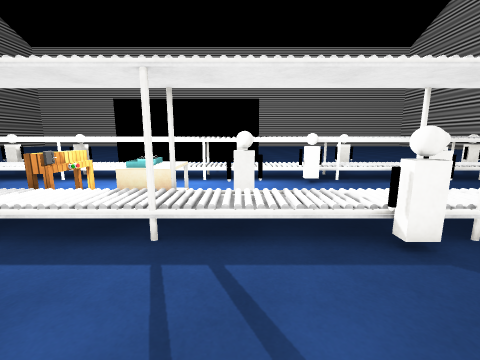
[1] (above)

24 first-person views from a walk through a scene from a Unity 3-D project. The camera is 1.4 m above the floor, tilts 10° down and sees 90° across. The floor is counted in squares, 1 m on a side. Each view is taken from the middle of a square. On the plan, view 1 faces up. The plan holds only what a view shows up to about 13 squares ahead; the rest is blank. The place goes on beyond the plan. The player is left out. Some animated figures are not drawn. Some surface patterns are stand-ins.

[2]
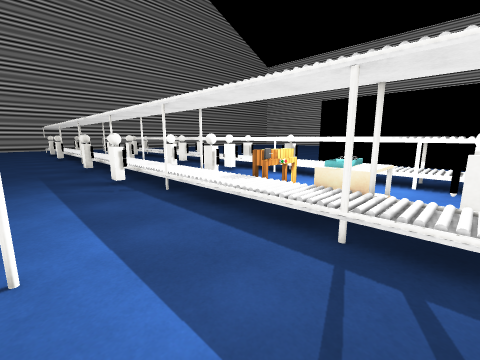

[3]
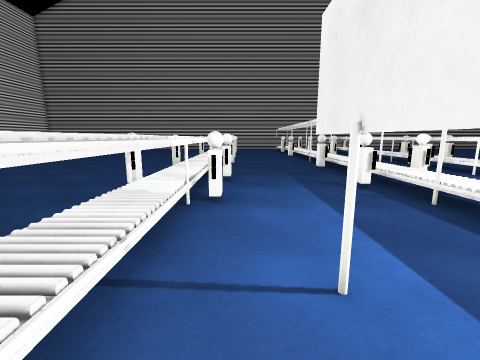

[4]
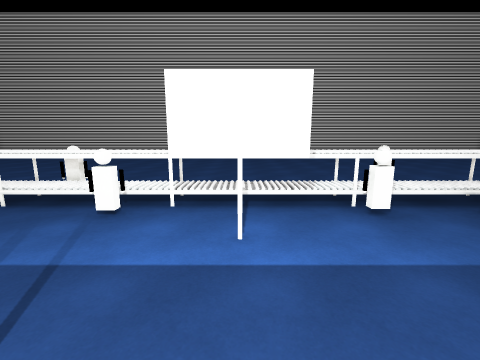

[5]
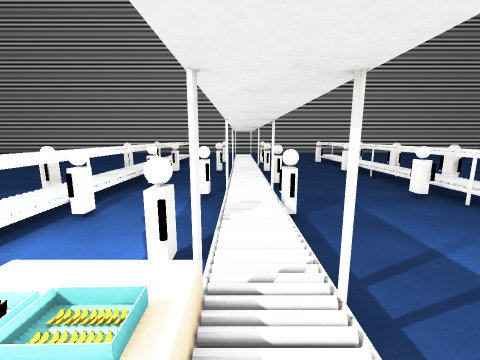

[6]
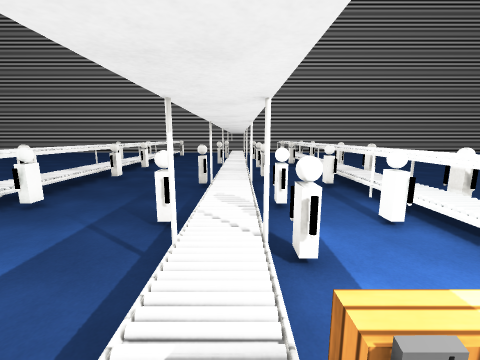

[7]
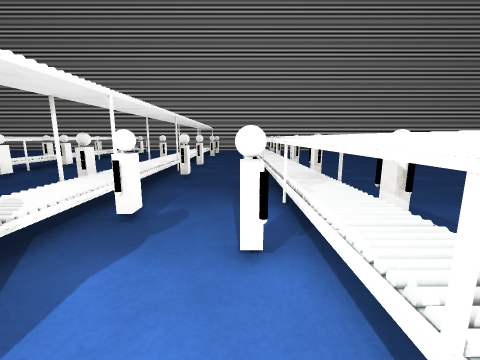

[8]
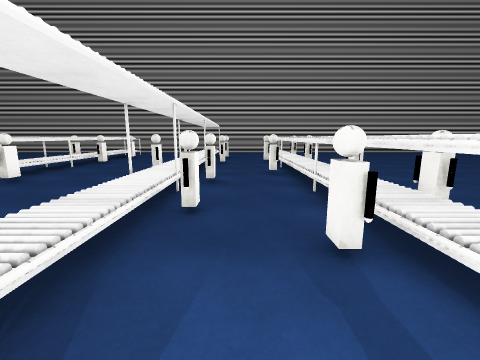

[9]
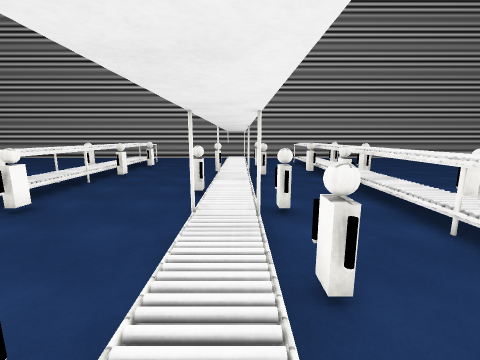

[10]
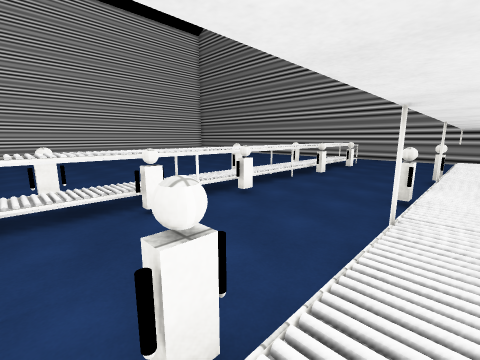

[11]
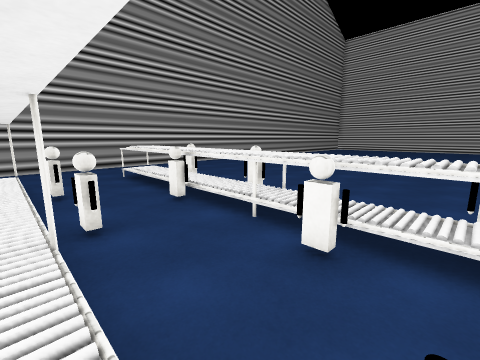

[12]
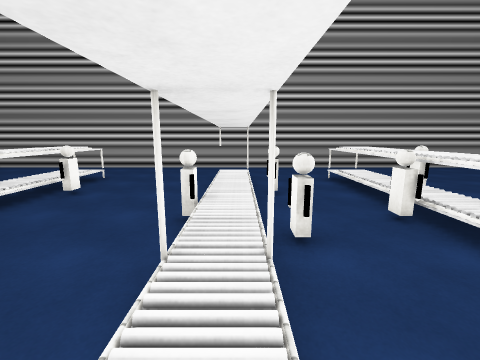

[13]
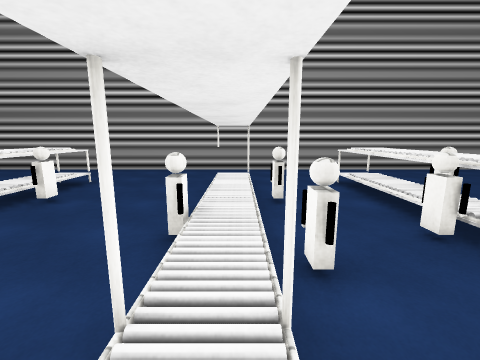

[14]
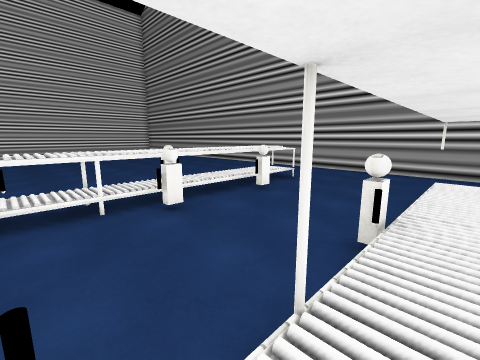

[15]
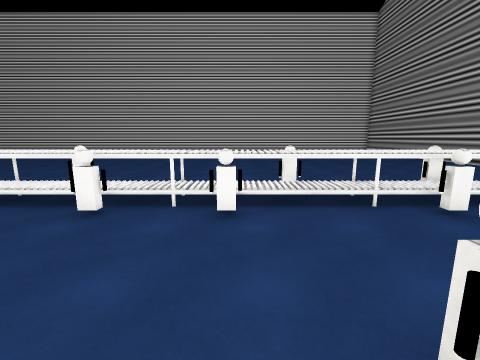

[16]
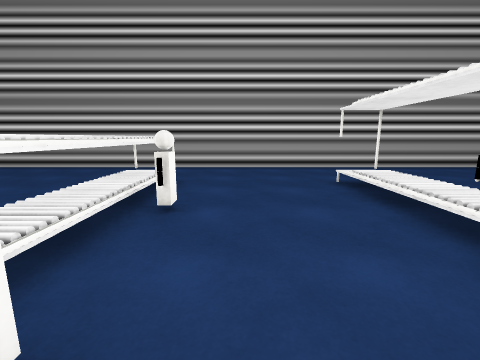

[17]
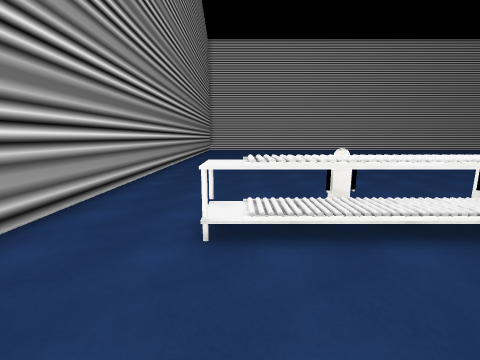

[18]
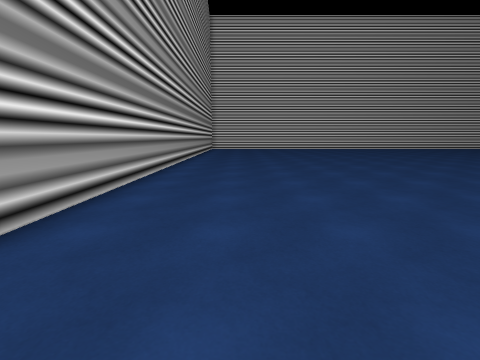

[19]
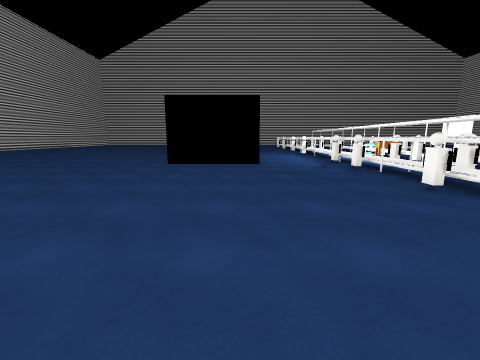

[20]
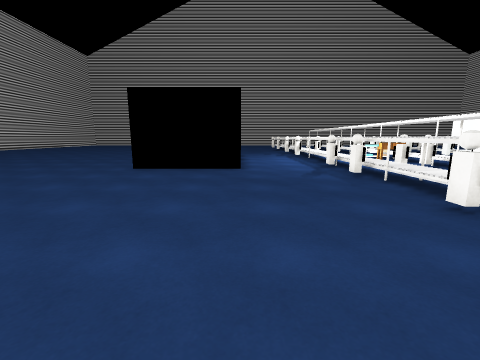

[21]
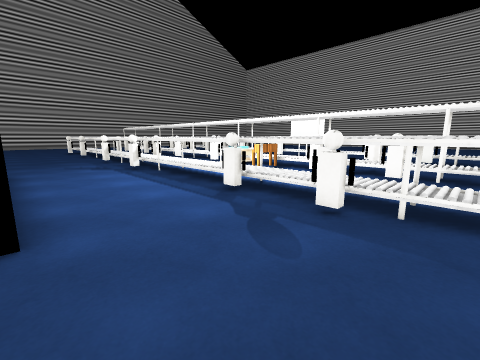

[22]
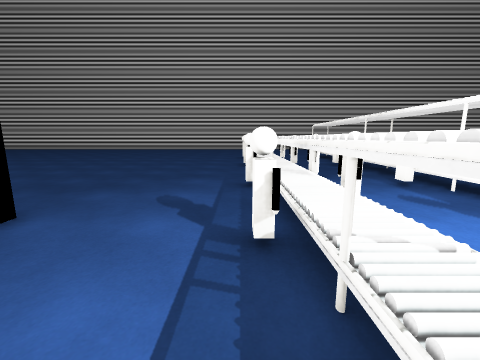

[23]
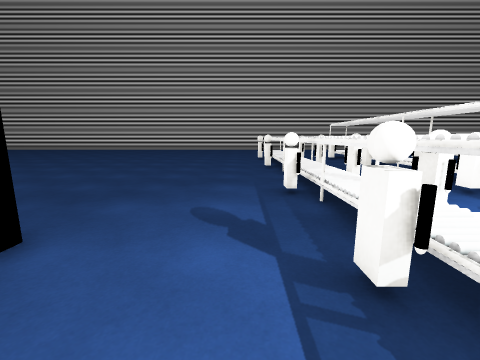

[24]
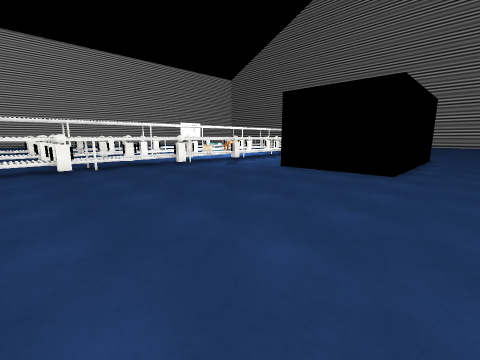

### Floor plan
Key: @ floor where view 1 was taken; # wall or solid block; . main floor; : floor 0.5 m higher than the main floor; / step, stairs or slope; ^ raised ledge; T table; O other object.
Columns run from 33 left of view 1 to 11 right of it. Each row starts with its distance up from view 1.
 23 #................    ........
 22 #................   .........             ...
 21 #...............   ..........................
 20 #..............  ............................
 19 #.............  ..........         ..........
 18 #............  ...........         ..........
 17 #.........................         ..........
 16 #.........................         ..........
 15 #.........................         ..........
 14 #.........................#  ######..........
 13 #............................................
 12 #............................................
 11 #............................................
 10 #....  O   O    O...O...O..O.....O...O....O..
  9 #....OOOOOOOOOOOOOO  OOOOOO    OOO OO O
  8 #....O####O########################O########
  7 #.........O...O......O...O.... ....O...O..O..
  6 #............................T .O............
  5 #......OO..O....OO.OO...O..O.TOO^O...O....O.
  4 #...O:::::::O::::: /:::O:::O::::O:::O/::/O
  3 #...O/////O/O.OO//O//O/O/O/O////O//OO//O/
  2 #........................O..............
  1 #..........................................
  0 #............................#O#.@..........
 -1 #......O...O....O...O...O..O.....O...O....O.
 -2 #.... #####################O###############
 -3 #.... OOOOOOOOOOOOOOOOO OO OOOO OOOOO O
 -4 #..       O...O..    O.  O....     O
 -5 #.......           ...........
 -6 #....... ...........................  ....
 -7 #..... .............................  .....
 -8 #....  ..............................  ....
 -9 #...   ......... ....................   ...

Positions as (right, up) in squares from view 1, and headings:
1: (0, 0), facing up
2: (0, 0), facing up-left
3: (-1, -1), facing left
4: (-3, 4), facing down
5: (-3, 4), facing right
6: (-3, 4), facing left
7: (-5, 7), facing left
8: (-9, 6), facing left
9: (-11, 4), facing left
10: (-11, 4), facing down-left
11: (-17, 4), facing up-left
12: (-18, 4), facing left
13: (-19, 4), facing left
14: (-19, 4), facing down-left
15: (-17, 4), facing down
16: (-21, 0), facing left
17: (-28, 4), facing up
18: (-29, 10), facing up
19: (-20, 15), facing right
20: (-18, 14), facing right
21: (-11, 14), facing down-right
22: (-3, 10), facing right
23: (-2, 11), facing right
24: (11, 21), facing down-left
